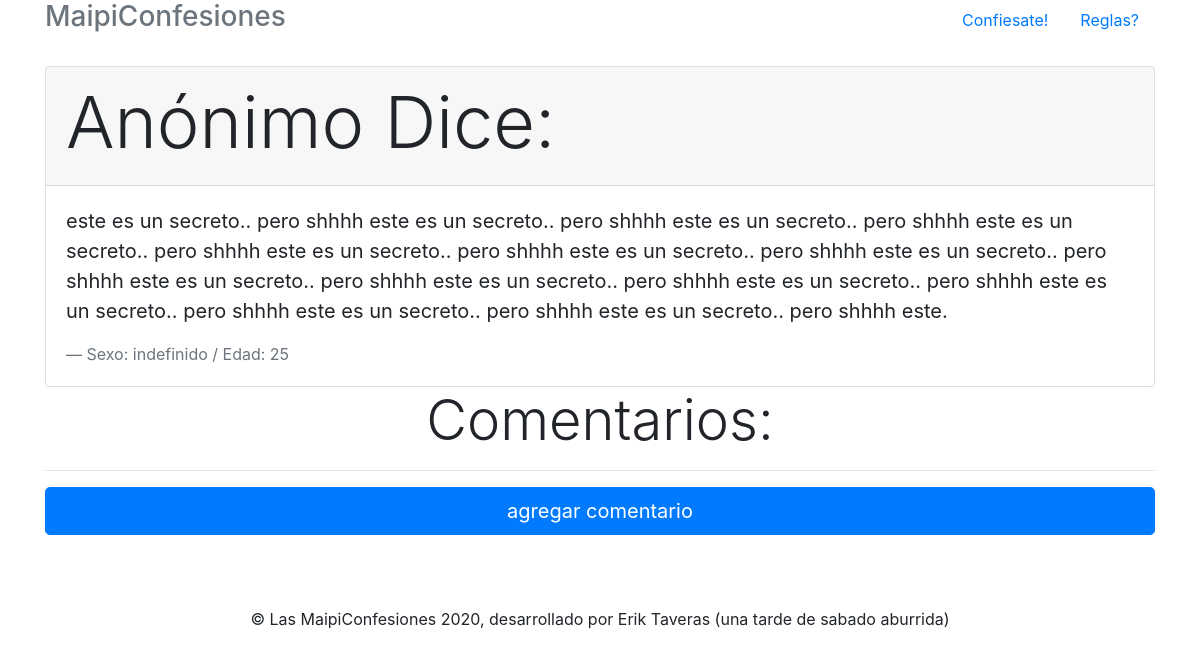
Page /confesion/3 on the earlier database version.
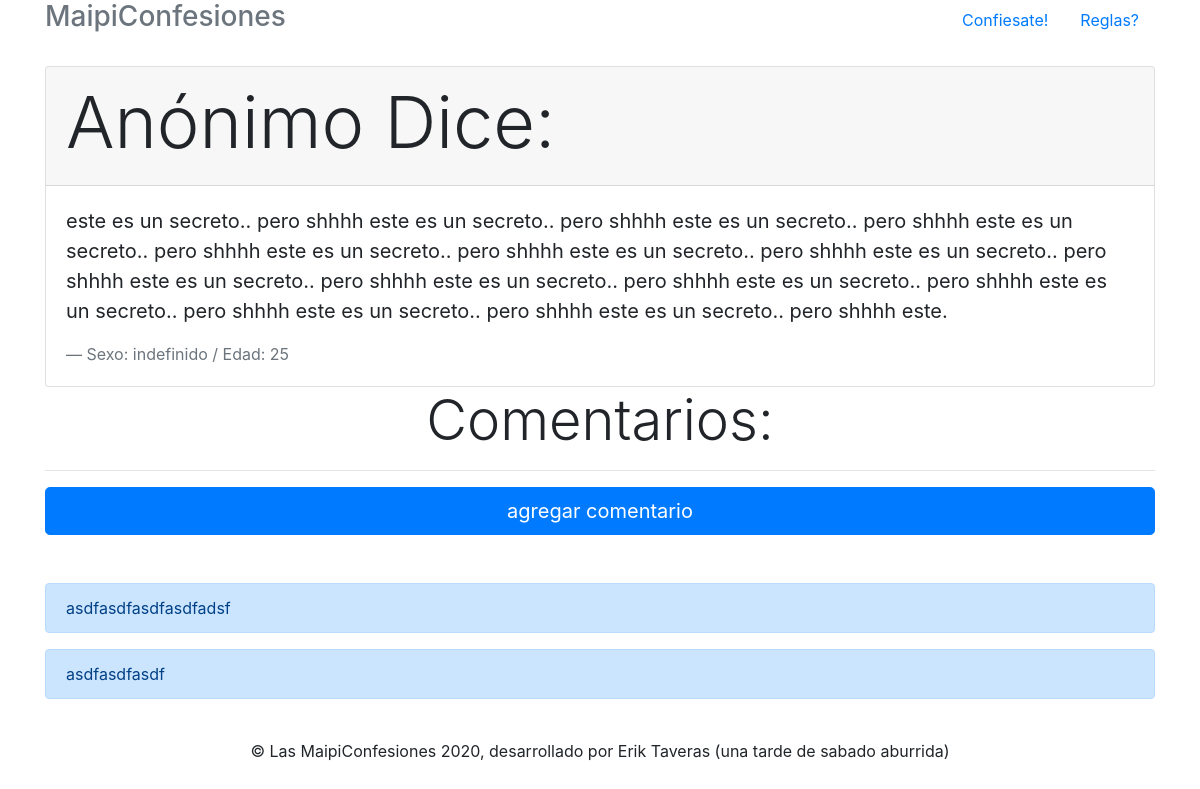
Same page on the later database version.
### confesion/models.py (models this page shows, shortened)
class Comentario(models.Model):
    confesion = models.ForeignKey(Confesion, on_delete=models.CASCADE, related_name='comentario')
    contenido = models.TextField(max_length=420, default='')

### confesion/views.py (the view)
# urls.py: path('confesion/<id>', views.confesion, name='confesion'),
def confesion(request, id):
    confesion = Confesion.objects.get(id=id)
    comentario = Comentario.objects.all()
    return render(request, 'confesion.html', {
        'confesion' : confesion,
        'comentario' : comentario
    })

### confesion/templates/confesion.html
{% extends 'base.html' %}
{% block content %}
<div class="card">
  <div class="card-header">
   <h1 class="display-3">
   Anónimo Dice:
   </h1>
  </div>
  <div class="card-body">
    <blockquote class="blockquote mb-0">
      <p>{{confesion.contenido}}.</p>
      <footer class="blockquote-footer">Sexo: {{confesion.sexo}} / Edad: {{confesion.edad}} </footer>
    </blockquote>
  </div>
</div>
<center><h1 class='display-4'>Comentarios:</h1></center>
<hr>
<a href="{% url 'comentario' id=confesion.id %}" class="btn btn-primary btn-lg btn-block" role="button">agregar comentario</a>
<br>
<br>
{% for comentario in confesion.comentario.all  %}
<div class="alert alert-primary" role="alert">
 {{comentario.contenido}}
</div>
{% endfor %}
{% endblock content %}

Differences in the rows shown:
added Comentario: contenido "asdfasdfasdfasdfadsf"
added Comentario: contenido "asdfasdfasdf"
